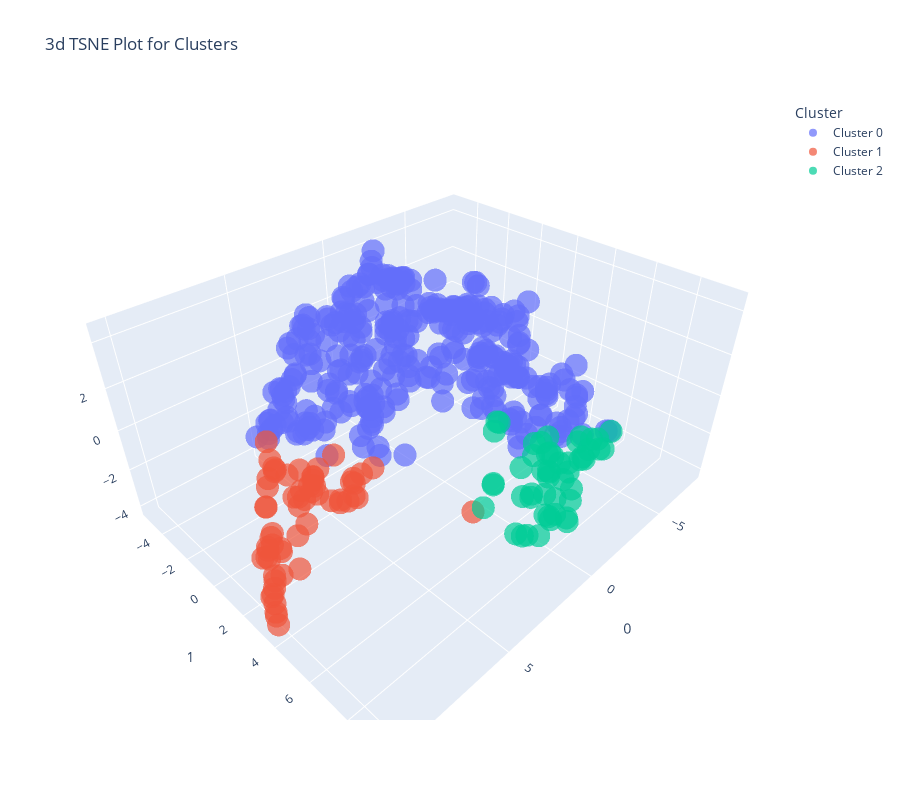

Notebook source saved alongside this figure:
### Code cell
plot_model(model3, plot = 'tsne')

### Figure 1 — Plotly figure (JSON) as saved in the notebook; plotly's stock layout.template omitted (floating-point values rounded to 4 significant figures; data arrays with more than 128 entries replaced by an {"elided": "..."} marker saying what was removed)
{"data": [{"customdata": {"elided": "330x1 int values"}, "hovertemplate": "Cluster=Cluster 0<br>0=%{x}<br>1=%{y}<br>2=%{z}<br>Feature=%{customdata[0]}<extra></extra>", "legendgroup": "Cluster 0", "marker": {"color": "#636efa", "opacity": 0.7, "symbol": "circle"}, "mode": "markers", "name": "Cluster 0", "scene": "scene", "showlegend": true, "type": "scatter3d", "x": {"elided": "330 float values"}, "y": {"elided": "330 float values"}, "z": {"elided": "330 float values"}}, {"customdata": [[1], [1], [1], [2], [2], [1], [2], [1], [1], [1], [1], [1], [2], [1], [1], [1], [1], [1], [1], [1], [1], [1], [1], [1], [1], [1], [1], [1], [1], [1], [2], [2], [1], [1], [1], [1], [1], [1], [1], [1], [1], [1], [1], [1], [2], [1], [1], [1], [1], [1], [1], [1], [1], [1], [2], [1], [1], [1], [1], [1]], "hovertemplate": "Cluster=Cluster 1<br>0=%{x}<br>1=%{y}<br>2=%{z}<br>Feature=%{customdata[0]}<extra></extra>", "legendgroup": "Cluster 1", "marker": {"color": "#EF553B", "opacity": 0.7, "symbol": "circle"}, "mode": "markers", "name": "Cluster 1", "scene": "scene", "showlegend": true, "type": "scatter3d", "x": [6.953, 9.76, 7.582, 8.693, 8.614, 5.095, 5.218, 10.01, 9.047, 6.751, 7.709, 8.768, 4.693, 7.489, 9.123, 5.311, 5.229, 9.712, 9.27, 7.238, 6.938, 5.213, 6.749, 7.165, 5.594, 6.662, 9.118, 8.568, 7.35, 2.421, 5.26, 5.612, 9.329, 7.951, 8.454, 6.969, 8.152, 5.125, 8.267, 3.933, 7.235, 6.485, 5.801, 8.858, 6.272, 5.526, 7.018, 4.764, 7.313, 9.001, 9.946, 9.5, 7.183, 9.642, 5.561, 5.241, 8.186, 5.147, 10.16, 9.241], "y": [-1.012, 2.701, -0.2108, 1.88, 1.725, 1.891, 2.584, 3.133, 2.282, 0.7193, -0.1343, 1.433, 2.644, 1.956, 1.516, -0.5903, -0.6839, 2.466, 1.466, 0.9032, 1.936, -0.7142, 0.8598, 0.5231, -0.3548, 0.2539, 1.677, 1.061, -0.05329, 5.811, 0.973, 2.445, 2.206, 1.967, 1.0, 2.121, 0.2855, 1.475, 2.294, 0.5438, -0.1715, 0.3427, 2.792, 1.195, 2.564, -0.5552, 0.8641, -0.9466, -0.1279, 1.475, 3.022, 2.388, -0.5553, 2.459, 2.548, 0.4878, 0.3769, 0.966, 3.444, 2.067], "z": [-0.06474, -4.053, -1.074, -2.715, -2.712, -1.291, -0.573, -4.144, -3.4, -1.627, -1.376, -2.627, -0.5579, -2.065, -2.951, -2.767, -2.703, -3.9, -2.934, -1.536, -0.5292, -2.699, -1.996, -0.7067, -3.068, -2.795, -2.951, -2.64, -0.7587, -2.242, -0.5591, -0.8236, -3.543, -2.344, -2.557, -0.796, -1.854, -2.731, -3.65, -3.899, -0.8187, -0.964, -1.185, -2.857, -1.24, -2.897, -1.702, -2.674, -0.6534, -2.708, -4.091, -3.664, -0.5798, -3.832, -0.8612, -3.269, -1.781, -3.137, -4.242, -3.447]}, {"customdata": [[2], [2], [2], [2], [2], [2], [2], [2], [2], [2], [2], [2], [2], [2], [2], [2], [2], [2], [2], [2], [2], [2], [2], [2], [2], [2], [2], [2], [2], [2], [2], [2], [2], [2], [2], [2], [2], [1], [2], [2], [2], [2], [2], [2], [2], [2], [1], [2], [2], [2]], "hovertemplate": "Cluster=Cluster 2<br>0=%{x}<br>1=%{y}<br>2=%{z}<br>Feature=%{customdata[0]}<extra></extra>", "legendgroup": "Cluster 2", "marker": {"color": "#00cc96", "opacity": 0.7, "symbol": "circle"}, "mode": "markers", "name": "Cluster 2", "scene": "scene", "showlegend": true, "type": "scatter3d", "x": [-0.1882, -2.383, -0.7267, -0.6701, -2.658, 2.067, -1.291, 1.061, -0.3422, -0.7168, 1.29, 1.496, 1.332, -2.621, -0.4659, -1.521, -0.3308, -0.668, -1.66, -1.863, 0.8761, -2.328, 1.675, 0.7298, 2.624, 2.691, 1.156, 0.7886, 1.345, 0.3278, -1.58, -0.5888, 0.4133, 0.5536, 0.5155, -0.6669, 0.6096, 0.8327, -1.404, 2.723, -0.8427, 2.79, 0.9651, 0.6465, -2.002, 0.1889, 0.7257, 1.125, -0.8275, 0.4396], "y": [8.179, 7.675, 7.798, 6.503, 7.036, 6.024, 7.95, 8.153, 6.411, 6.745, 8.529, 8.751, 9.297, 7.815, 6.979, 8.12, 7.327, 5.655, 8.647, 8.364, 8.053, 8.489, 9.554, 7.904, 9.069, 8.125, 8.676, 6.903, 8.08, 7.602, 7.571, 6.998, 7.035, 5.321, 5.185, 6.206, 8.921, 5.452, 8.057, 8.642, 8.028, 8.494, 5.444, 8.282, 7.636, 8.238, 5.372, 8.25, 7.345, 7.076], "z": [-0.3723, -0.2834, -0.4721, -0.1618, -0.6615, -2.116, -0.5499, 0.1138, -0.07575, 0.2233, -1.432, -1.302, -0.9558, -0.3351, -0.3436, -0.08044, -0.1809, -1.925, 0.166, -0.1147, 0.1693, 0.5581, -0.7347, 0.04029, -1.097, -1.623, -1.305, -1.791, 0.5375, -1.525, -0.04489, -0.3452, -1.989, 0.8331, 0.7769, -0.9796, -0.8246, -2.058, -0.5189, -1.307, -1.715, -1.399, 0.6992, -1.116, -0.9885, -0.4867, -2.107, -1.653, -0.794, -1.77]}], "layout": {"height": 800, "legend": {"title": {"text": "Cluster"}, "tracegroupgap": 0}, "scene": {"domain": {"x": [0, 1], "y": [0, 1]}, "xaxis": {"title": {"text": "0"}}, "yaxis": {"title": {"text": "1"}}, "zaxis": {"title": {"text": "2"}}}, "title": {"text": "3d TSNE Plot for Clusters"}, "width": 900}}
